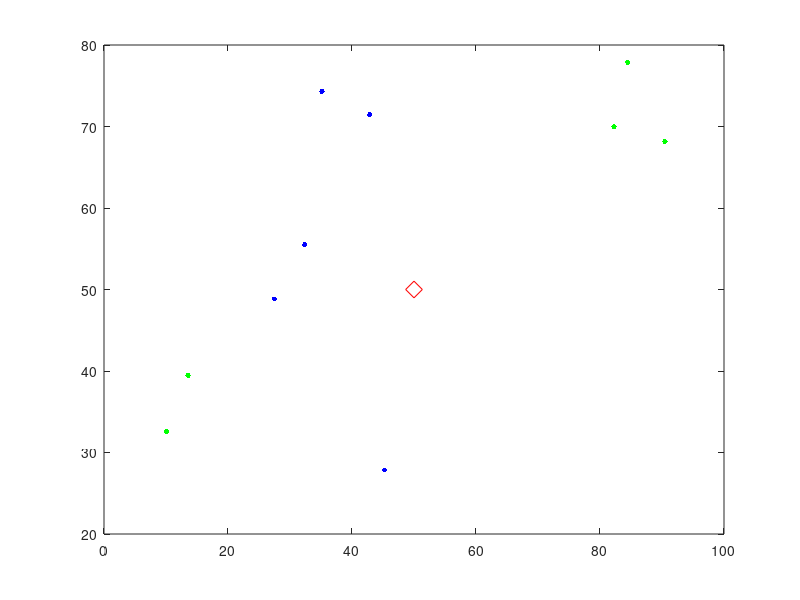

Reproduce this figure in MATLAB.
clc
clear
n=10;
xm=100;
ym=100;

flow=10;
rounds=6;

aps=1;
int=3;
%occ=[0.06,0.1,0.1];
occ=[0.1,0.2,0.1];

b=[0.2,0.3,0.5];
%0.067, 0.1, 0.167
ts=[b(1)*(1/aps),b(2)*(1/aps),b(3)*(1/aps)];

bh=[0.6,0.75,0.8];
%0.2, 0.25, 0.267
th=[bh(1)*(1/aps),bh(2)*(1/aps),bh(3)*(1/aps)];

for i=1:1:aps
    if (aps==1)
        sink(i).x=0.5*xm;
        sink(i).y=0.5*ym;
    else
        sink(i).x=rand(1,1)*xm;
        sink(i).y=rand(1,1)*ym;
    end
    
    sink(i).c=[2.4,5,6];
    sink(i).r=[200,400,800];
    sink(i).o=occ;
    sink(i).f=[0,0,0];
    sink(i).f(1)=1-sink(i).o(1);
    sink(i).f(2)=1-sink(i).o(2);
    sink(i).f(3)=1-sink(i).o(3);
end
% sink.x=0;
% sink.y=0;



%Transmission Range
%R=30;
% R=35;
S=30;

for i=1:1:n
    node(i).xd=rand(1,1)*xm;
    node(i).yd=rand(1,1)*ym;

    for j=1:1:aps
        d(j)=sqrt((node(i).xd-sink(j).x)^2+(node(i).yd-sink(j).y)^2);
    end
    [r,pos]=find(d==min(min(d)));
    node(i).sink=pos;
    node(i).L=flow;

    XR(i)=node(i).xd-sink(pos).x;
    YR(i)=node(i).yd-sink(pos).y;
    node(i).d=sqrt(XR(i)^2+(YR(i)^2));    

    node(i).slice=ceil(node(i).d/S);
    sn=node(i).sink;
    for c=1:1:int 
        if(node(i).slice==1)
            node(i).rate(c)=sink(sn).r(c);
        elseif(node(i).slice==2)
            node(i).rate(c)=sink(sn).r(c)-80*c;
        elseif(node(i).slice==3)
            node(i).rate(c)=sink(sn).r(c)-120*c;
        else
            node(i).rate(c)=sink(sn).r(c)-160*c;
        end
    end
    
    node(i).rec=0;

    plot(node(i).xd,node(i).yd,'b.');
    hold on;
end

% node(n+1).xd=sink.x;
% node(n+1).yd=sink.y;
% plot(node(n+1).xd,node(n+1).yd,'kd');
for i=1:1:aps
    plot(sink(i).x,sink(i).y,'rd','MarkerSize',12);
    hold on;
end


% for x=1:1:xm
%     for y=1:1:ym
%          dis=sqrt((x-sink(1).x)^2+(y-sink(1).y)^2);
%         if (mod(dis,S)<1)
%            plot(x,y,'kx');
%            hold on;
%         end
%       
%     end
% end

 for i=1:1:n
     if node(i).slice==1
        plot(node(i).xd,node(i).yd,'b.','MarkerSize',12);
        hold on;
     elseif node(i).slice==2
         plot(node(i).xd,node(i).yd,'g.','MarkerSize',12);
         hold on;
     elseif node(i).slice==3
         plot(node(i).xd,node(i).yd,'r.','MarkerSize',12);
         hold on;
     else
         plot(node(i).xd,node(i).yd,'k.','MarkerSize',12);
         hold on;
     end
  end

% for i=1:1:n
%     for j=1:1:n
% %         lr(i,j)=rand(1,1);
%      lr(i,j)=1;
%     end
% end

%%%%%%%%%%%%%%%%%%%%%%%%%%%%%%%%%%%%%%%%%%%      Approach 1       %%%%%%%%%%%%%%%%%%%%%%%%%%%%%%%%%%%%%%%%%%%%

fr=zeros(n,int,rounds);
fra=zeros(n,int,rounds);
ten=zeros(n,int,rounds);
inc=zeros(n,int,rounds);
newocc=zeros(n,int,rounds);
sorted_newocc =zeros(n,int,rounds);
final_occ =zeros(n,int,rounds);
fr_new =zeros(n,int,rounds);
fra_new =zeros(n,int,rounds);
assigned =zeros(n,int,rounds);
inc_new=zeros(n,int,rounds);
ass_final=zeros(n,int,rounds);
II=zeros(n,int,rounds);
occupancy=zeros(n,int,rounds);
ff_e=zeros(n,int,rounds);
ff_l=zeros(n,int,rounds);
ff_flag=zeros(n,int,rounds);

global_increase=0;
global_increase1=0;
no_scope=0;

for rr=1:1:rounds
    if(mod(rr,4)==0)
        %occ=[0.06,0.1,0.1];
        occ=[0.1,0.2,0.1];
        sink(:).o=occ;
        fffff=0;
    end

    for i=1:1:n
        node(i).L=(50-10).*rand(1,1) + 10;
        ffloww(i,rr)=node(i).L;
        flag=0;
        sn=node(i).sink;

        cc=0;
        for j=1:1:int
            if(sink(sn).o(j)<ts(j) && mod(rr,4)==0)
                cc=cc+1;
            end
        end
        if(cc>=2 && fffff==0)
            ts=[b(1)*(1/aps),b(2)*(1/aps),b(3)*(1/aps)];
            global_increase=0;
            global_increase1=0;
            no_scope=0;
            for j=1:1:int
                if(sink(sn).o(j)<ts(j))
                    sink(sn).f(j)=1- sink(sn).o(j);
                else
                    sink(sn).f(j)=0;
                end
            end
             fffff=1;
        end

        
        for j=1:1:int
            if(sink(sn).o(j)>=ts(j))
                sink(sn).f(j)=0;
            end
            fr(i,j,rr)=sink(sn).f(j)*node(i).rate(j);
           
        end  

        for j=3:1:3
            if(no_scope==1)
                if(sink(sn).o(j)<1)
                sink(sn).f(j)=1- sink(sn).o(j);
                else
                    sink(sn).f(j)=0;
                end
                fr(i,j,rr)=sink(sn).f(j)*node(i).rate(j);
            end
        end


         for j=1:1:int
            fra(i,j,rr)=fr(i,j,rr)/sum(fr(i,:,rr));
            ten(i,j,rr)=fra(i,j,rr)*node(i).L;
            inc(i,j,rr)=ten(i,j,rr)/node(i).rate(j);
            newocc(i,j,rr)=sink(sn).o(j)+inc(i,j,rr);
            if(newocc(i,j,rr)>ts(j))
                flag=1;
                ff_flag(i,j,rr)=1;
               
            end
        end   
        A=newocc(i,:,rr);
        D=ts-A;
        if(flag==1)
            [B,Id]=sort(D);
            for j=1:1:int
                sorted_newocc(i,j,rr) = A(Id(j));
                I(j)=Id(j);
            end
    %         sorted_newocc(i,:) = B;
            II(i,:,rr)=I;
          
            %adjust tau i
            for j=1:1:int
                if(sorted_newocc(i,j,rr)>ts(I(j))&&sink(sn).o(I(j))<=ts(I(j)))
                    if ((sorted_newocc(i,int-j+1,rr)+(sorted_newocc(i,j,rr)-ts(I(j)))) <ts(I(int-j+1)))
                        sorted_newocc(i,int-j+1,rr)=sorted_newocc(i,int-j+1,rr)+((sorted_newocc(i,j,rr)-ts(I(j))));
                        sorted_newocc(i,j,rr)=sorted_newocc(i,j,rr)-((sorted_newocc(i,j,rr)-ts(I(j))));
                    else
                        if(sorted_newocc(i,int-j+1,rr)>ts(I(int-j+1)))
            %                 extra=sorted_newocc(j)-ts(j);
                            s=ts(I(int-j+1))-sorted_newocc(i,int-j+1,rr);
                            sorted_newocc(i,int-j+1,rr)=sorted_newocc(i,int-j+1,rr)+s;
                            sorted_newocc(i,j,rr)=sorted_newocc(i,j,rr)-s;
                        end
                    end
                    if(sorted_newocc(i,j,rr)>ts(I(j))&&sink(sn).o(I(j))<=ts(I(j)))
                        if ((sorted_newocc(i,int-j,rr)+(sorted_newocc(i,j,rr)-ts(I(j)))) <ts(I(int-j)))
                            sorted_newocc(i,int-j,rr)=sorted_newocc(i,int-j,rr)+(sorted_newocc(i,j,rr)-ts(I(j)));
                            sorted_newocc(i,j,rr)=sorted_newocc(i,j,rr)-(sorted_newocc(i,j,rr)-ts(I(j)));
                        else
                            if(sorted_newocc(i,int-j,rr)>ts(I(int-j)))
            %                   extra=sorted_newocc(j)-ts(j);
                                s=ts(I(int-j))-sorted_newocc(i,int-j,rr);
                                sorted_newocc(i,int-j,rr)=sorted_newocc(i,int-j,rr)+s;
                                sorted_newocc(i,j,rr)=sorted_newocc(i,j,rr)-s;
                            end
                        end
                    end
                else
                    break;
                end
            
            end
            for j=1:1:int
                if(sorted_newocc(i,j,rr)>sink(sn).o(I(j)))
                    final_occ(i,j,rr)=sorted_newocc(i,j,rr)-sink(sn).o(I(j));
                else
                    final_occ(i,j,rr)=0;
                end
                fr_new(i,j,rr)=final_occ(i,j,rr)*node(i).rate(I(j));
            end
            for j=1:1:int
                fra_new(i,j,rr)=fr_new(i,j,rr)/sum(fr_new(i,:,rr));
                assigned(i,j,rr)=fra_new(i,j,rr)*node(i).L;
                ass_final(i,I(j),rr)=assigned(i,j,rr);
            end
            
        else
            for j=1:1:int
                assigned(i,j,rr)=ten(i,j,rr);
                ass_final(i,j,rr)=assigned(i,j,rr);
            end
        end
        for j=1:1:int
            inc_new(i,j,rr)=ass_final(i,j,rr)/node(i).rate(j);
            sink(sn).o(j)=sink(sn).o(j)+inc_new(i,j,rr);
            occupancy(i,j,rr)=sink(sn).o(j);
        end
    
    %  if(aps==1)   
        ff_exceed=0;
        ff_less=0;
        ff=0;
        for j=1:1:int
            if((sink(sn).o(j)>=ts(j)))
                diff_ts(j)=sink(sn).o(j)-ts(j);
                ff_exceed=ff_exceed+1;
                ff_e(i,j,rr)=ff_exceed;
            elseif((ts(j)-sink(sn).o(j))<=0.01)
                ff_less=ff_less+1;
                ff_l(i,j,rr)=ff_less;
            end
        end  
    
        if(ff_exceed==3||ff_less==3||ff_exceed+ff_less==3)
            global_increase=1;
            for j=1:1:int
                x=(th(j)-ts(j))*sink(sn).r(j)/sum(sink(sn).r);
                if(ts(j)+x<=th(j))
                    ts(j)=ts(j)+x;
                else
                    ts(j)=th(j);
                end
            end
%               global_increase=0;
        end
    
        % the occupancy of all the interfaces have reached ts at least once and the
    % occ on one or two has again reached ts
        if(global_increase==1 && ff_less+ff_exceed>0 && ff_less+ff_exceed <=2 )
            for j=1:1:int
                x=(th(j)-ts(j))*sink(sn).r(j)/sum(sink(sn).r);
                if(ts(j)+x<=th(j))
                    ts(j)=ts(j)+x;
                else
                    ts(j)=th(j);
                end
            end
            global_increase=0;
    %         global_increase2=1;
        end
    
        for j=1:1:int
            ts_final(i,j,rr)=ts(j);
            if(ts(j)>=th(j)&&sink(sn).o(j)>=ts(j))
                sink(sn).f(j)=0;
            end
            if((ts(j)-sink(sn).o(j))<=0.01)
                sink(sn).f(j)=0;
            else
                sink(sn).f(j)=1- sink(sn).o(j);
            end
            free(i,j,rr)=sink(sn).f(j);
        end
    
        if(sum(free(i,:,rr))==0)
             for j=1:1:int
                    ts(j)=th(j);
                 if((ts(j)-sink(sn).o(j))<=0.01)
                    sink(sn).f(j)=0;
                 else
                    sink(sn).f(j)=1- sink(sn).o(j);
                 end
                 free(i,j,rr)=sink(sn).f(j);
             end
        end

        if(sum(free(i,:,rr))==0)
            no_scope=1;
        end
    
    %  end
    
        %check if flow cannot be assigned 
        %check for flow times
    
    end
end
as=zeros(n,int);
as(:,:)=ass_final(:,:,1);


%packet loss
%throughput
%latency
%deciding interfaces
%deciding band

%multiple flows at each client


% exhaustive search

%for multiple APs
%     link capacity perspective
%         hard partition
%         soft partition
%         cap on what max an ap can get

%%%%%%%%%%%%%%%%%%%%%%%%%%%%%%%%%%%%%%%%%%%     Approach 2     %%%%%%%%%%%%%%%%%%%%%%%%%%%%%%%%%%%%%%%%%%%%

b=[0.2,0.3,0.5];
ts=[b(1)*(1/aps),b(2)*(1/aps),b(3)*(1/aps)];

bh=[0.6,0.75,0.8];
th=[bh(1)*(1/aps),bh(2)*(1/aps),bh(3)*(1/aps)];

L=10;

for i=1:1:aps   
    sink(i).c=[2.4,5,6];
    sink(i).r=[200,400,800];
    sink(i).o=occ;
    sink(i).f=[0,0,0];
    sink(i).f(1)=1-sink(i).o(1);
    sink(i).f(2)=1-sink(i).o(2);
    sink(i).f(3)=1-sink(i).o(3);
end

for i=1:1:n
    
    node(i).rec=0;

end

fr2=zeros(n,int,rounds);
fra2=zeros(n,int,rounds);
sorted_newocc2 =zeros(n,int,rounds);
assigned2 =zeros(n,int,rounds);
inc2=zeros(n,int,rounds);
newocc2=zeros(n,int,rounds);
ass_final2=zeros(n,int,rounds);
occupancy2=zeros(n,int,rounds);
ff_e2=zeros(n,int,rounds);
ff_l2=zeros(n,int,rounds);
ff_flag2=zeros(n,int,rounds);

global_increase2=0;
global_increase21=0;
no_scope2=0;

for rr=1:1:rounds
    if(mod(rr,4)==0)
        %occ=[0.06,0.1,0.1];
        occ=[0.1,0.2,0.1];
        sink(:).o=occ;
        fffff=0;
    end

    for i=1:1:n
        node(i).L=ffloww(i,rr);
        ffloww2(i,rr)=node(i).L;
        flag=0;
        sn=node(i).sink;
        cc=0;
        for j=1:1:int
            if(sink(sn).o(j)<ts(j) && mod(rr,4)==0)
                cc=cc+1;
            end
        end
        if(cc>=2 && fffff==0)
            ts=[b(1)*(1/aps),b(2)*(1/aps),b(3)*(1/aps)];
            global_increase2=0;
            global_increase21=0;
            no_scope2=0;
            nint2=int;

%             for j=1:1:int
%                 if(sink(sn).o(j)<ts(j))
%                     sink(sn).f(j)=1- sink(sn).o(j);
%                 else
%                     sink(sn).f(j)=0;
%                 end
%             end
            fffff=1;

        end

        A2=sink(sn).o;
        [B2,I2]=sort(A2);
        sorted_newocc2(i,:,rr) = B2;
       
        for j=1:1:int
            df(i,j,rr)=ts(I2(j))-sorted_newocc2(i,j,rr);
            if(no_scope2==1  && I2(j)==3)
                if(sink(sn).o(I2(3))<1)
                    df(i,j,rr)=1-sorted_newocc2(i,j,rr);
                else 
                    df(i,j,rr)=0;
                end
            end
            if(df(i,j,rr)>=0.01)
                fr2(i,j,rr)=df(i,j,rr)*node(i).rate(I2(j));
            else
              fr2(i,j,rr)=0;
            end
        end  
        for j=1:1:int
            fra2(i,j,rr)=fr2(i,j,rr)/sum(fr2(i,:,rr));
            assigned2(i,j,rr)=fra2(i,j,rr)*node(i).L; 
            ass_final2(i,I2(j),rr)=assigned2(i,j,rr);
        end   
        for j=1:1:int
            inc2(i,j,rr)=ass_final2(i,j,rr)/node(i).rate(j);
            newocc2(i,j,rr)=sink(sn).o(j)+inc2(i,j,rr);
            sink(sn).o(j)=sink(sn).o(j)+inc2(i,j,rr);
            occupancy2(i,j,rr)=sink(sn).o(j);
        end
    
        ff_exceed=0;
        ff_less=0;
        ff=0;
        for j=1:1:int
            if((sink(sn).o(j)>=ts(j)))
                diff_ts2(j)=sink(sn).o(j)-ts(j);
                ff_exceed=ff_exceed+1;
                ff_e2(i,j,rr)=ff_exceed;
            elseif((ts(j)-sink(sn).o(j))<=0.01)
                ff_less=ff_less+1;
                ff_l2(i,j,rr)=ff_less;
            end
        end  
    
        if(ff_exceed==3||ff_less==3||ff_exceed+ff_less==3)
            global_increase2=1;
            for j=1:1:int
                x=(th(j)-ts(j))*sink(sn).r(j)/sum(sink(sn).r);
                if(ts(j)+x<=th(j))
                    ts(j)=ts(j)+x;
                else
                    ts(j)=th(j);
                end
            end
%              global_increase2=0;
        end
    
        % the occupancy of all the interfaces have reached ts at least once and the
    % occ on one or two has again reached ts
        if(global_increase2==1 && ff_less+ff_exceed>0 && ff_less+ff_exceed <=2 )
            for j=1:1:int
                x=(th(j)-ts(j))*sink(sn).r(j)/sum(sink(sn).r);
                if(ts(j)+x<=th(j))
                    ts(j)=ts(j)+x;
                else
                    ts(j)=th(j);
                end
            end
            global_increase2=0;
    %         global_increase2=1;
        end
    
        for j=1:1:int
            ts_final2(i,j,rr)=ts(j);
            if(ts(j)>=th(j)&&sink(sn).o(j)>=ts(j))
                sink(sn).f(j)=0;
            end
            if((ts(j)-sink(sn).o(j))<=0.01)
                sink(sn).f(j)=0;
            else
                sink(sn).f(j)=1- sink(sn).o(j);
            end
            free2(i,j,rr)=sink(sn).f(j);
        end
    
        if(sum(free2(i,:,rr))==0)
             for j=1:1:int
                    ts(j)=th(j);
                 if((ts(j)-sink(sn).o(j))<=0.01)
                    sink(sn).f(j)=0;
                 else
                    sink(sn).f(j)=1- sink(sn).o(j);
                 end
                 free2(i,j,rr)=sink(sn).f(j);
             end
        end

        if(sum(free2(i,:,rr))==0)
            no_scope2=1;
        end
        
    end
end
as2=zeros(n,int);
as2(:,:)=ass_final2(:,:,1);